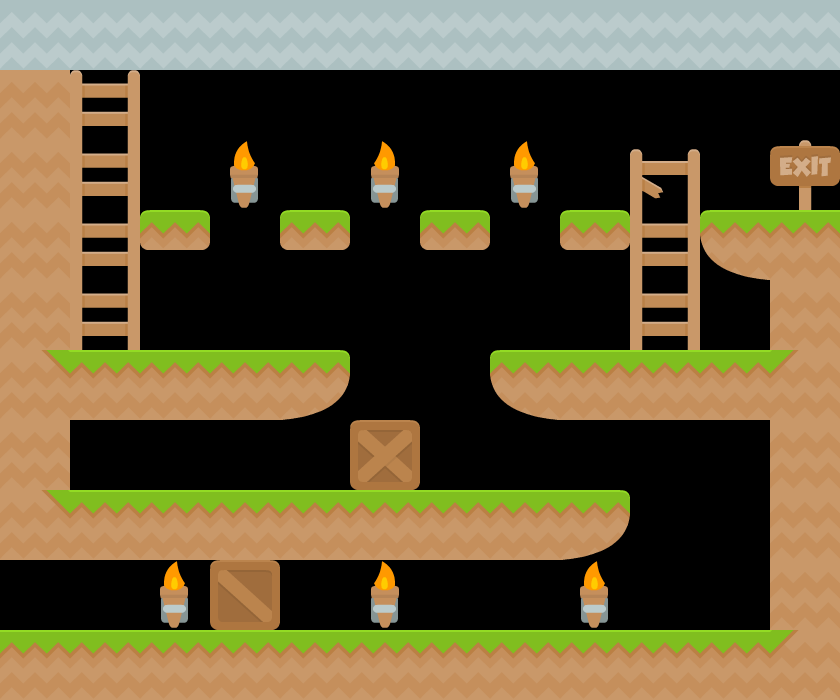

Rendered tile map (Tiled .tmx) drawn with the repository's tilesets; below, a short description and the map source with its tile grids summarised:
An orthogonal 12x10 tile map with 70x70 px tiles, 3 tile layers (World Map Layer, Exit Layer, Lader Layer).

<map version="1.0" tiledversion="1.0.3" orientation="orthogonal" renderorder="right-down" width="12" height="10" tilewidth="70" tileheight="70" nextobjectid="1">
 <tileset firstgid="1" name="spritesheet" tilewidth="70" tileheight="70" spacing="2" tilecount="156" columns="12">
  <image source="../tiles/spritesheet.png" width="914" height="936" />
 </tileset>
 <layer name="World Map Layer" width="12" height="10">
  <data>[120 cells, 69 non-empty, 14 distinct tile ids]</data>
 </layer>
 <layer name="Exit Layer" width="12" height="10">
  <data>[120 cells, 1 non-empty, 1 distinct tile ids]</data>
 </layer>
 <layer name="Lader Layer" width="12" height="10">
  <data>[120 cells, 4 non-empty, 2 distinct tile ids]</data>
 </layer>
</map>
